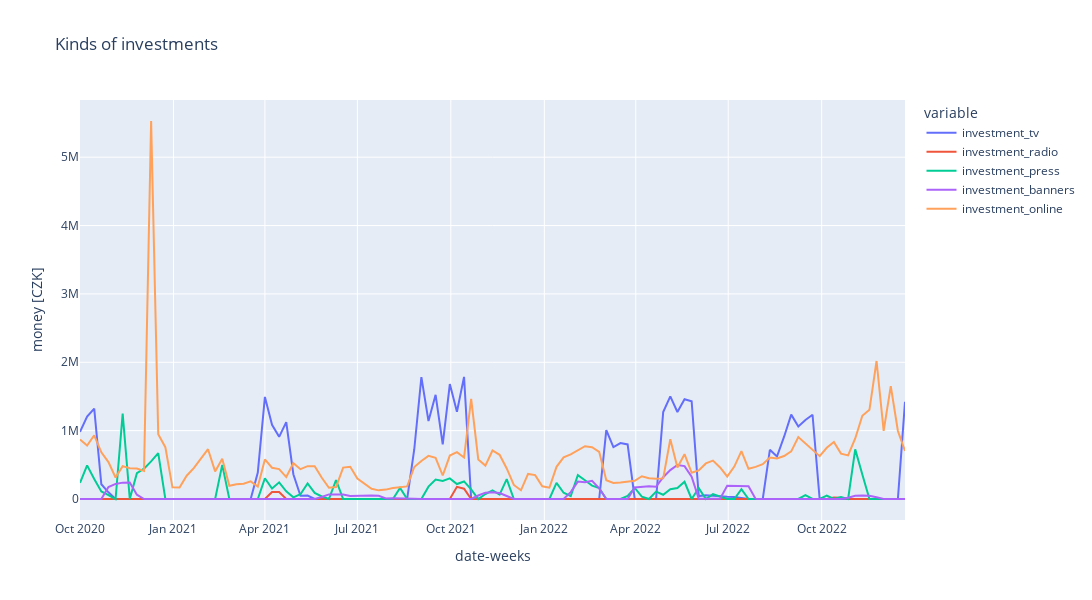

Notebook cell for this chart:
### Code cell
line_plot_px(df = df_week, 
             title = 'Kinds of investments',
             x_col_name = 'Date', 
             y_col_name = ['investment_tv', 'investment_radio', 'investment_press', 'investment_banners', 'investment_online'],
             x_label = 'date-weeks', 
             y_label = 'money [CZK]'
             )
